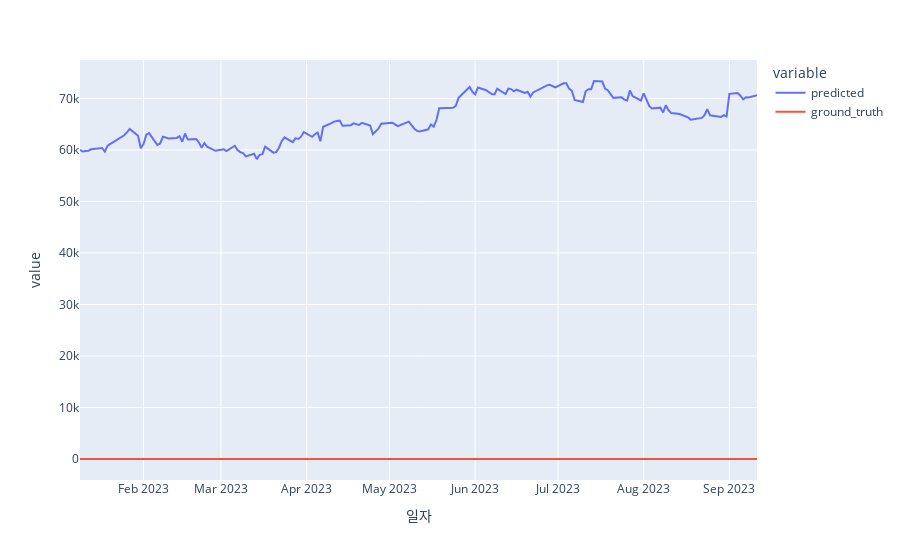

The notebook cell saved with this chart:
### Code cell
temp = pd.DataFrame({
    'predicted': predicted_train,
    'ground_truth': train['t+1'],
})
px.line(
    temp,
    x=temp.index,
    y=['predicted', 'ground_truth']
)

### Figure 1 — Plotly figure (JSON) as saved in the notebook; plotly's stock layout.template omitted (floating-point values rounded to 4 significant figures; data arrays with more than 128 entries replaced by an {"elided": "..."} marker saying what was removed)
{"data": [{"hovertemplate": "variable=predicted<br>일자=%{x}<br>value=%{y}<extra></extra>", "legendgroup": "predicted", "line": {"color": "#636efa", "dash": "solid"}, "marker": {"symbol": "circle"}, "mode": "lines", "name": "predicted", "orientation": "v", "showlegend": true, "type": "scatter", "x": {"elided": "168 str values"}, "xaxis": "x", "y": {"elided": "168 float values"}, "yaxis": "y"}, {"hovertemplate": "variable=ground_truth<br>일자=%{x}<br>value=%{y}<extra></extra>", "legendgroup": "ground_truth", "line": {"color": "#EF553B", "dash": "solid"}, "marker": {"symbol": "circle"}, "mode": "lines", "name": "ground_truth", "orientation": "v", "showlegend": true, "type": "scatter", "x": {"elided": "168 str values"}, "xaxis": "x", "y": {"elided": "168 float values"}, "yaxis": "y"}], "layout": {"legend": {"title": {"text": "variable"}, "tracegroupgap": 0}, "margin": {"t": 60}, "xaxis": {"anchor": "y", "domain": [0, 1], "title": {"text": "일자"}}, "yaxis": {"anchor": "x", "domain": [0, 1], "title": {"text": "value"}}}}
